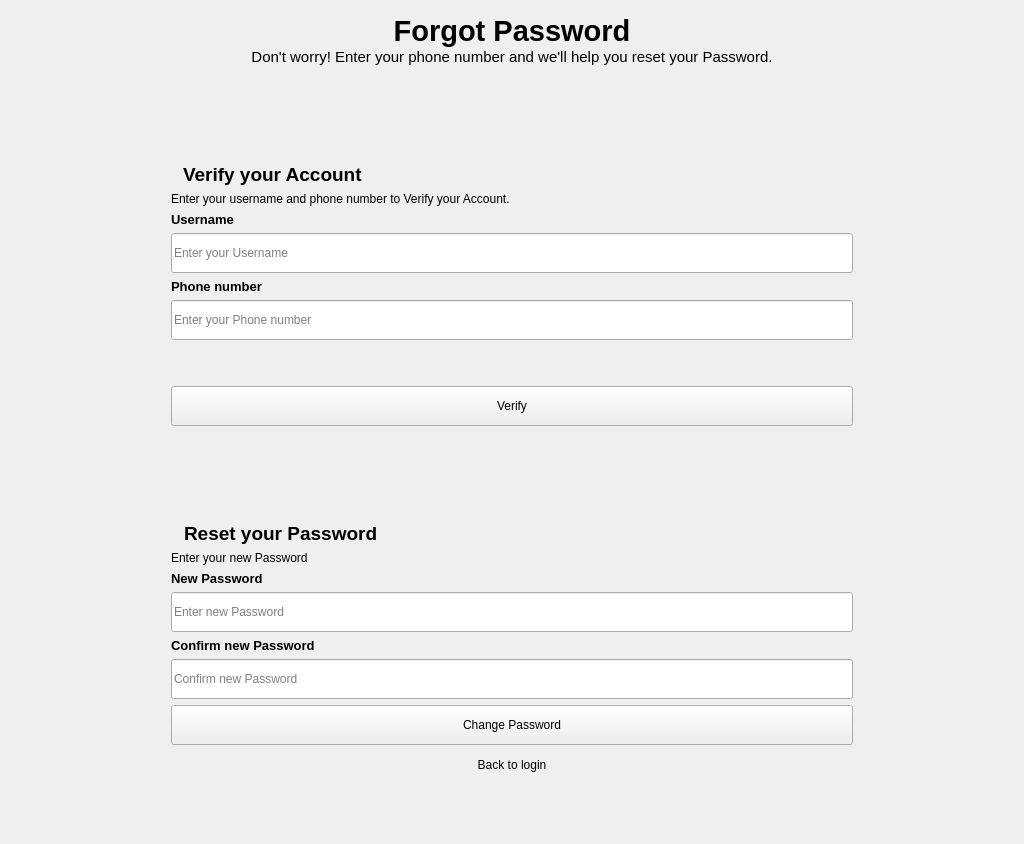
<?xml version="1.0" encoding="UTF-8"?>
<ui version="4.0">
 <class>forgotpasspage</class>
 <widget class="QWidget" name="forgotpasspage">
  <property name="geometry">
   <rect>
    <x>0</x>
    <y>0</y>
    <width>1024</width>
    <height>844</height>
   </rect>
  </property>
  <property name="minimumSize">
   <size>
    <width>0</width>
    <height>40</height>
   </size>
  </property>
  <property name="windowTitle">
   <string>Form</string>
  </property>
  <layout class="QHBoxLayout" name="horizontalLayout">
   <property name="spacing">
    <number>0</number>
   </property>
   <property name="leftMargin">
    <number>40</number>
   </property>
   <property name="topMargin">
    <number>0</number>
   </property>
   <property name="rightMargin">
    <number>40</number>
   </property>
   <property name="bottomMargin">
    <number>0</number>
   </property>
   <item>
    <spacer name="horizontalSpacer">
     <property name="orientation">
      <enum>Qt::Orientation::Horizontal</enum>
     </property>
     <property name="sizeHint" stdset="0">
      <size>
       <width>40</width>
       <height>20</height>
      </size>
     </property>
    </spacer>
   </item>
   <item>
    <layout class="QVBoxLayout" name="verticalLayout">
     <property name="spacing">
      <number>12</number>
     </property>
     <property name="leftMargin">
      <number>25</number>
     </property>
     <property name="topMargin">
      <number>0</number>
     </property>
     <property name="rightMargin">
      <number>25</number>
     </property>
     <property name="bottomMargin">
      <number>10</number>
     </property>
     <item>
      <widget class="QWidget" name="forgotpasscard" native="true">
       <property name="minimumSize">
        <size>
         <width>700</width>
         <height>600</height>
        </size>
       </property>
       <property name="maximumSize">
        <size>
         <width>450</width>
         <height>1000</height>
        </size>
       </property>
       <layout class="QVBoxLayout" name="verticalLayout_7">
        <property name="spacing">
         <number>0</number>
        </property>
        <property name="leftMargin">
         <number>0</number>
        </property>
        <property name="topMargin">
         <number>0</number>
        </property>
        <property name="rightMargin">
         <number>0</number>
        </property>
        <property name="bottomMargin">
         <number>5</number>
        </property>
        <item>
         <layout class="QVBoxLayout" name="verticalLayout_8">
          <property name="spacing">
           <number>8</number>
          </property>
          <property name="leftMargin">
           <number>0</number>
          </property>
          <property name="topMargin">
           <number>0</number>
          </property>
          <property name="rightMargin">
           <number>0</number>
          </property>
          <property name="bottomMargin">
           <number>0</number>
          </property>
          <item>
           <widget class="QWidget" name="widget_header" native="true">
            <property name="minimumSize">
             <size>
              <width>500</width>
              <height>0</height>
             </size>
            </property>
            <property name="maximumSize">
             <size>
              <width>16777215</width>
              <height>250</height>
             </size>
            </property>
            <layout class="QHBoxLayout" name="horizontalLayout_2">
             <property name="spacing">
              <number>7</number>
             </property>
             <property name="leftMargin">
              <number>0</number>
             </property>
             <property name="topMargin">
              <number>0</number>
             </property>
             <property name="rightMargin">
              <number>0</number>
             </property>
             <property name="bottomMargin">
              <number>0</number>
             </property>
             <item>
              <spacer name="horizontalSpacer_3">
               <property name="orientation">
                <enum>Qt::Orientation::Horizontal</enum>
               </property>
               <property name="sizeHint" stdset="0">
                <size>
                 <width>40</width>
                 <height>20</height>
                </size>
               </property>
              </spacer>
             </item>
             <item>
              <layout class="QVBoxLayout" name="verticalLayout_2">
               <property name="spacing">
                <number>0</number>
               </property>
               <property name="leftMargin">
                <number>0</number>
               </property>
               <property name="topMargin">
                <number>0</number>
               </property>
               <property name="rightMargin">
                <number>0</number>
               </property>
               <property name="bottomMargin">
                <number>0</number>
               </property>
               <item>
                <widget class="QLabel" name="label_icon">
                 <property name="text">
                  <string/>
                 </property>
                 <property name="pixmap">
                  <pixmap>:/icons/lock.png</pixmap>
                 </property>
                 <property name="scaledContents">
                  <bool>true</bool>
                 </property>
                 <property name="alignment">
                  <set>Qt::AlignmentFlag::AlignCenter</set>
                 </property>
                </widget>
               </item>
               <item>
                <widget class="QLabel" name="label_header">
                 <property name="font">
                  <font>
                   <pointsize>22</pointsize>
                   <bold>true</bold>
                  </font>
                 </property>
                 <property name="text">
                  <string>Forgot Password</string>
                 </property>
                 <property name="alignment">
                  <set>Qt::AlignmentFlag::AlignCenter</set>
                 </property>
                </widget>
               </item>
               <item>
                <widget class="QLabel" name="label_subheader">
                 <property name="font">
                  <font>
                   <pointsize>11</pointsize>
                   <bold>false</bold>
                   <strikeout>false</strikeout>
                   <kerning>true</kerning>
                  </font>
                 </property>
                 <property name="text">
                  <string>Don't worry! Enter your phone number and we'll help you reset your Password.</string>
                 </property>
                 <property name="alignment">
                  <set>Qt::AlignmentFlag::AlignCenter</set>
                 </property>
                </widget>
               </item>
              </layout>
             </item>
             <item>
              <spacer name="horizontalSpacer_4">
               <property name="orientation">
                <enum>Qt::Orientation::Horizontal</enum>
               </property>
               <property name="sizeHint" stdset="0">
                <size>
                 <width>40</width>
                 <height>20</height>
                </size>
               </property>
              </spacer>
             </item>
            </layout>
           </widget>
          </item>
          <item>
           <spacer name="verticalSpacer_4">
            <property name="orientation">
             <enum>Qt::Orientation::Vertical</enum>
            </property>
            <property name="sizeHint" stdset="0">
             <size>
              <width>40</width>
              <height>40</height>
             </size>
            </property>
           </spacer>
          </item>
          <item>
           <widget class="QWidget" name="widget_verify" native="true">
            <layout class="QHBoxLayout" name="horizontalLayout_3">
             <property name="spacing">
              <number>7</number>
             </property>
             <property name="leftMargin">
              <number>0</number>
             </property>
             <property name="topMargin">
              <number>0</number>
             </property>
             <property name="rightMargin">
              <number>0</number>
             </property>
             <property name="bottomMargin">
              <number>0</number>
             </property>
             <item>
              <layout class="QVBoxLayout" name="verticalLayout_5">
               <property name="leftMargin">
                <number>0</number>
               </property>
               <property name="topMargin">
                <number>0</number>
               </property>
               <property name="rightMargin">
                <number>0</number>
               </property>
               <property name="bottomMargin">
                <number>0</number>
               </property>
               <item>
                <spacer name="verticalSpacer_2">
                 <property name="orientation">
                  <enum>Qt::Orientation::Vertical</enum>
                 </property>
                 <property name="sizeHint" stdset="0">
                  <size>
                   <width>20</width>
                   <height>40</height>
                  </size>
                 </property>
                </spacer>
               </item>
               <item>
                <widget class="QWidget" name="widget_verify_title" native="true">
                 <layout class="QVBoxLayout" name="verticalLayout_6">
                  <item>
                   <layout class="QHBoxLayout" name="horizontalLayout_4">
                    <property name="spacing">
                     <number>5</number>
                    </property>
                    <property name="leftMargin">
                     <number>0</number>
                    </property>
                    <item>
                     <widget class="QLabel" name="label">
                      <property name="sizePolicy">
                       <sizepolicy hsizetype="Preferred" vsizetype="Preferred">
                        <horstretch>0</horstretch>
                        <verstretch>0</verstretch>
                       </sizepolicy>
                      </property>
                      <property name="minimumSize">
                       <size>
                        <width>0</width>
                        <height>0</height>
                       </size>
                      </property>
                      <property name="maximumSize">
                       <size>
                        <width>40</width>
                        <height>40</height>
                       </size>
                      </property>
                      <property name="lineWidth">
                       <number>1</number>
                      </property>
                      <property name="text">
                       <string/>
                      </property>
                      <property name="textFormat">
                       <enum>Qt::TextFormat::AutoText</enum>
                      </property>
                      <property name="pixmap">
                       <pixmap>:/icons/verified.png</pixmap>
                      </property>
                      <property name="scaledContents">
                       <bool>true</bool>
                      </property>
                      <property name="alignment">
                       <set>Qt::AlignmentFlag::AlignLeading|Qt::AlignmentFlag::AlignLeft|Qt::AlignmentFlag::AlignVCenter</set>
                      </property>
                      <property name="wordWrap">
                       <bool>false</bool>
                      </property>
                      <property name="openExternalLinks">
                       <bool>false</bool>
                      </property>
                     </widget>
                    </item>
                    <item>
                     <widget class="QLabel" name="label_2">
                      <property name="font">
                       <font>
                        <pointsize>14</pointsize>
                        <bold>true</bold>
                       </font>
                      </property>
                      <property name="text">
                       <string>Verify your Account</string>
                      </property>
                     </widget>
                    </item>
                    <item>
                     <spacer name="horizontalSpacer_5">
                      <property name="orientation">
                       <enum>Qt::Orientation::Horizontal</enum>
                      </property>
                      <property name="sizeHint" stdset="0">
                       <size>
                        <width>40</width>
                        <height>20</height>
                       </size>
                      </property>
                     </spacer>
                    </item>
                   </layout>
                  </item>
                  <item>
                   <widget class="QLabel" name="label_3">
                    <property name="text">
                     <string>Enter your username and phone number to Verify your Account.</string>
                    </property>
                   </widget>
                  </item>
                  <item>
                   <widget class="QLabel" name="label_username">
                    <property name="font">
                     <font>
                      <pointsize>10</pointsize>
                      <bold>true</bold>
                     </font>
                    </property>
                    <property name="text">
                     <string>Username</string>
                    </property>
                   </widget>
                  </item>
                  <item>
                   <widget class="QLineEdit" name="lineEdit_username">
                    <property name="minimumSize">
                     <size>
                      <width>0</width>
                      <height>40</height>
                     </size>
                    </property>
                    <property name="placeholderText">
                     <string>Enter your Username</string>
                    </property>
                   </widget>
                  </item>
                  <item>
                   <widget class="QLabel" name="label_phone">
                    <property name="font">
                     <font>
                      <pointsize>10</pointsize>
                      <bold>true</bold>
                     </font>
                    </property>
                    <property name="text">
                     <string>Phone number</string>
                    </property>
                   </widget>
                  </item>
                  <item>
                   <widget class="QLineEdit" name="lineEdit_phone">
                    <property name="minimumSize">
                     <size>
                      <width>0</width>
                      <height>40</height>
                     </size>
                    </property>
                    <property name="maximumSize">
                     <size>
                      <width>16777215</width>
                      <height>16777215</height>
                     </size>
                    </property>
                    <property name="placeholderText">
                     <string>Enter your Phone number</string>
                    </property>
                   </widget>
                  </item>
                  <item>
                   <spacer name="verticalSpacer_6">
                    <property name="orientation">
                     <enum>Qt::Orientation::Vertical</enum>
                    </property>
                    <property name="sizeHint" stdset="0">
                     <size>
                      <width>20</width>
                      <height>40</height>
                     </size>
                    </property>
                   </spacer>
                  </item>
                  <item>
                   <widget class="QPushButton" name="pushButton_verify">
                    <property name="sizePolicy">
                     <sizepolicy hsizetype="Expanding" vsizetype="Fixed">
                      <horstretch>0</horstretch>
                      <verstretch>0</verstretch>
                     </sizepolicy>
                    </property>
                    <property name="minimumSize">
                     <size>
                      <width>0</width>
                      <height>40</height>
                     </size>
                    </property>
                    <property name="text">
                     <string>Verify</string>
                    </property>
                   </widget>
                  </item>
                  <item>
                   <spacer name="verticalSpacer_3">
                    <property name="orientation">
                     <enum>Qt::Orientation::Vertical</enum>
                    </property>
                    <property name="sizeHint" stdset="0">
                     <size>
                      <width>20</width>
                      <height>40</height>
                     </size>
                    </property>
                   </spacer>
                  </item>
                 </layout>
                </widget>
               </item>
              </layout>
             </item>
            </layout>
           </widget>
          </item>
          <item>
           <spacer name="verticalSpacer">
            <property name="orientation">
             <enum>Qt::Orientation::Vertical</enum>
            </property>
            <property name="sizeHint" stdset="0">
             <size>
              <width>30</width>
              <height>30</height>
             </size>
            </property>
           </spacer>
          </item>
          <item>
           <widget class="QWidget" name="widget_change" native="true">
            <layout class="QVBoxLayout" name="verticalLayout_10">
             <property name="spacing">
              <number>7</number>
             </property>
             <property name="leftMargin">
              <number>0</number>
             </property>
             <property name="topMargin">
              <number>0</number>
             </property>
             <property name="rightMargin">
              <number>0</number>
             </property>
             <property name="bottomMargin">
              <number>0</number>
             </property>
             <item>
              <layout class="QVBoxLayout" name="verticalLayout_9">
               <property name="leftMargin">
                <number>0</number>
               </property>
               <property name="topMargin">
                <number>0</number>
               </property>
               <property name="rightMargin">
                <number>0</number>
               </property>
               <property name="bottomMargin">
                <number>0</number>
               </property>
               <item>
                <widget class="QWidget" name="widget_changepass" native="true">
                 <layout class="QVBoxLayout" name="verticalLayout_11">
                  <item>
                   <layout class="QHBoxLayout" name="horizontalLayout_5">
                    <item>
                     <widget class="QLabel" name="label_4">
                      <property name="maximumSize">
                       <size>
                        <width>40</width>
                        <height>40</height>
                       </size>
                      </property>
                      <property name="text">
                       <string/>
                      </property>
                      <property name="pixmap">
                       <pixmap>:/icons/changed.png</pixmap>
                      </property>
                      <property name="scaledContents">
                       <bool>true</bool>
                      </property>
                     </widget>
                    </item>
                    <item>
                     <widget class="QLabel" name="label_5">
                      <property name="font">
                       <font>
                        <pointsize>14</pointsize>
                        <bold>true</bold>
                       </font>
                      </property>
                      <property name="text">
                       <string>Reset your Password</string>
                      </property>
                     </widget>
                    </item>
                    <item>
                     <spacer name="horizontalSpacer_6">
                      <property name="orientation">
                       <enum>Qt::Orientation::Horizontal</enum>
                      </property>
                      <property name="sizeHint" stdset="0">
                       <size>
                        <width>40</width>
                        <height>20</height>
                       </size>
                      </property>
                     </spacer>
                    </item>
                   </layout>
                  </item>
                  <item>
                   <widget class="QLabel" name="label_6">
                    <property name="text">
                     <string>Enter your new Password</string>
                    </property>
                   </widget>
                  </item>
                  <item>
                   <widget class="QLabel" name="label_newpass">
                    <property name="font">
                     <font>
                      <pointsize>10</pointsize>
                      <bold>true</bold>
                     </font>
                    </property>
                    <property name="text">
                     <string>New Password</string>
                    </property>
                   </widget>
                  </item>
                  <item>
                   <widget class="QLineEdit" name="lineEdit_newpass">
                    <property name="minimumSize">
                     <size>
                      <width>100</width>
                      <height>40</height>
                     </size>
                    </property>
                    <property name="maximumSize">
                     <size>
                      <width>16777215</width>
                      <height>16777215</height>
                     </size>
                    </property>
                    <property name="echoMode">
                     <enum>QLineEdit::EchoMode::Password</enum>
                    </property>
                    <property name="placeholderText">
                     <string>Enter new Password</string>
                    </property>
                   </widget>
                  </item>
                  <item>
                   <widget class="QLabel" name="label_confirm_newpass">
                    <property name="font">
                     <font>
                      <pointsize>10</pointsize>
                      <bold>true</bold>
                     </font>
                    </property>
                    <property name="text">
                     <string>Confirm new Password</string>
                    </property>
                   </widget>
                  </item>
                  <item>
                   <widget class="QLineEdit" name="lineEdit_confirm_newpass">
                    <property name="minimumSize">
                     <size>
                      <width>100</width>
                      <height>40</height>
                     </size>
                    </property>
                    <property name="maximumSize">
                     <size>
                      <width>16777215</width>
                      <height>16777215</height>
                     </size>
                    </property>
                    <property name="echoMode">
                     <enum>QLineEdit::EchoMode::Password</enum>
                    </property>
                    <property name="placeholderText">
                     <string>Confirm new Password</string>
                    </property>
                   </widget>
                  </item>
                  <item>
                   <widget class="QPushButton" name="pushButton_newpass">
                    <property name="enabled">
                     <bool>true</bool>
                    </property>
                    <property name="sizePolicy">
                     <sizepolicy hsizetype="Expanding" vsizetype="Fixed">
                      <horstretch>0</horstretch>
                      <verstretch>0</verstretch>
                     </sizepolicy>
                    </property>
                    <property name="minimumSize">
                     <size>
                      <width>0</width>
                      <height>40</height>
                     </size>
                    </property>
                    <property name="text">
                     <string>Change Password</string>
                    </property>
                   </widget>
                  </item>
                 </layout>
                </widget>
               </item>
              </layout>
             </item>
            </layout>
           </widget>
          </item>
         </layout>
        </item>
        <item alignment="Qt::AlignmentFlag::AlignHCenter">
         <widget class="QPushButton" name="pushButton_backlogin">
          <property name="text">
           <string>Back to login</string>
          </property>
          <property name="flat">
           <bool>true</bool>
          </property>
         </widget>
        </item>
        <item>
         <spacer name="verticalSpacer_5">
          <property name="orientation">
           <enum>Qt::Orientation::Vertical</enum>
          </property>
          <property name="sizeHint" stdset="0">
           <size>
            <width>20</width>
            <height>40</height>
           </size>
          </property>
         </spacer>
        </item>
       </layout>
      </widget>
     </item>
    </layout>
   </item>
   <item>
    <spacer name="horizontalSpacer_2">
     <property name="orientation">
      <enum>Qt::Orientation::Horizontal</enum>
     </property>
     <property name="sizeType">
      <enum>QSizePolicy::Policy::Expanding</enum>
     </property>
     <property name="sizeHint" stdset="0">
      <size>
       <width>40</width>
       <height>20</height>
      </size>
     </property>
    </spacer>
   </item>
  </layout>
 </widget>
 <resources/>
 <connections/>
</ui>
